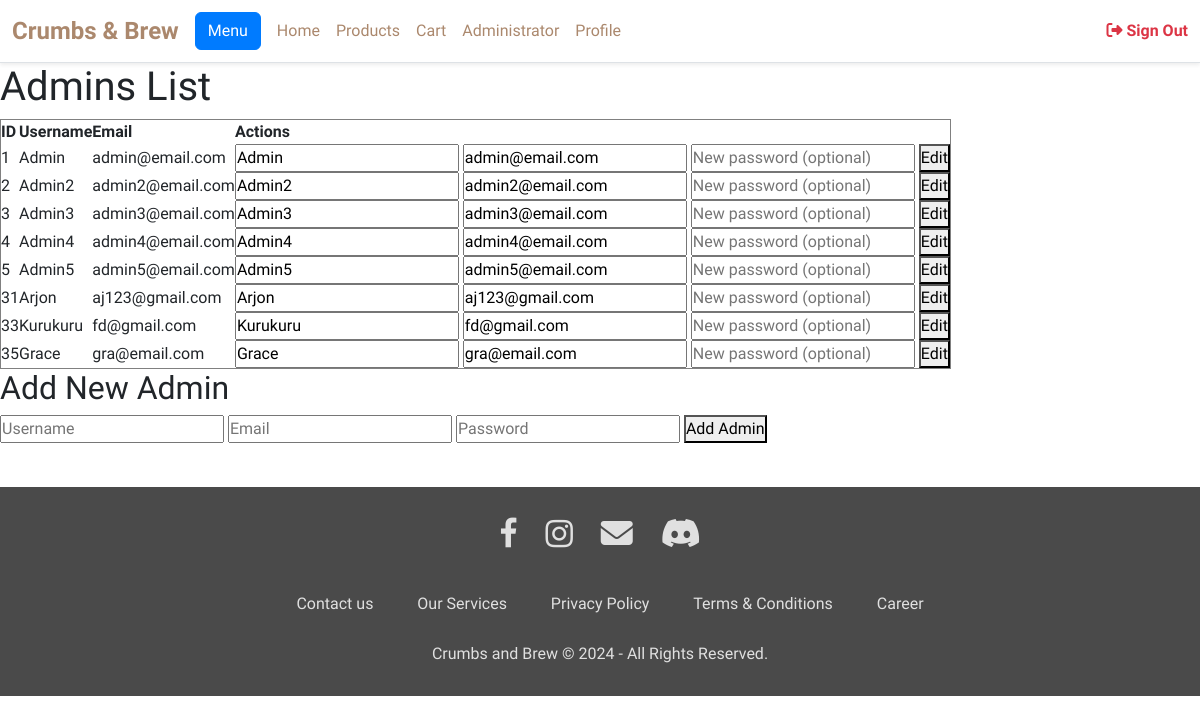
Before: /admins.php (signed in) with the older database file.
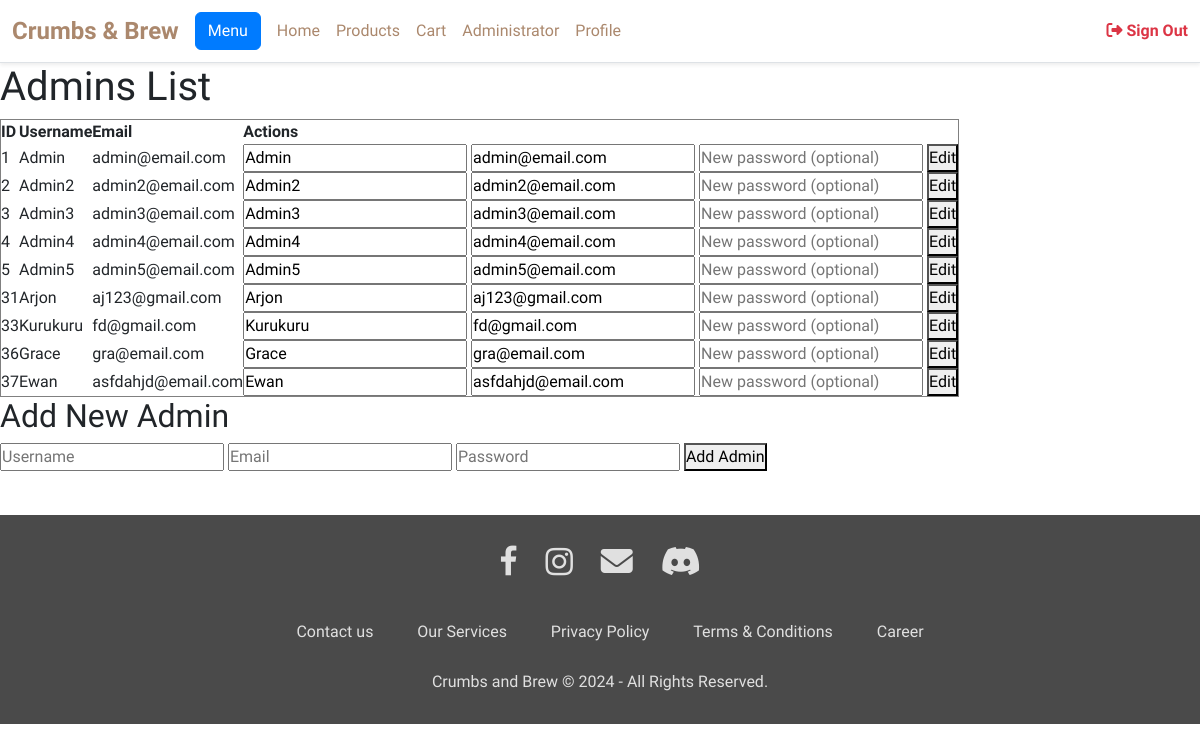
After: the same page with the newer database file.
### tables this page shows
CREATE TABLE `user_login` (
  `id` int(11) NOT NULL,
  `username` varchar(100) NOT NULL,
  `email` varchar(100) NOT NULL,
  `password` varchar(255) NOT NULL
);

### admins.php (the view, shortened to what this page needs)
<?php
include 'db/db_connection.php';
include 'includes/header.php';
$sql = "SELECT id, username, email FROM user_login";
$result = $conn->query($sql);
?>
<!DOCTYPE html>
<html lang="en">
<head>
</head>
<body>
    <h1>Admins List</h1>
    <table border="1">
        <tr>
            <th>ID</th>
            <th>Username</th>
            <th>Email</th>
            <th>Actions</th>
        </tr>
        <?php while ($row = $result->fetch_assoc()): ?>
            <tr>
                <td><?= $row['id'] ?></td>
                <td><?= $row['username'] ?></td>
                <td><?= $row['email'] ?></td>
                <td>
                    <form action="admins.php" method="POST" style="display:inline;">
                        <input type="text" name="username" value="<?= $row['username'] ?>" required>
                        <input type="email" name="email" value="<?= $row['email'] ?>" required>
                        <input type="password" name="password" placeholder="New password (optional)">
                        <button type="submit" name="edit_admin">Edit</button>
                    </form>
                </td>
            </tr>
        <?php endwhile; ?>
    </table>
    <h2>Add New Admin</h2>
    <form action="admins.php" method="POST">
        <input type="text" name="username" placeholder="Username" required>
        <input type="email" name="email" placeholder="Email" required>
        <input type="password" name="password" placeholder="Password" required>
        <button type="submit" name="add_admin">Add Admin</button>
    </form>
</body>
<?php include 'includes/footer.php'; ?>
</html>

### includes/header.php (shortened to what this page needs)
<!DOCTYPE html>
<html lang="en">
<head>
    <link href="https://cdn.jsdelivr.net/npm/bootstrap@5.3.2/dist/css/bootstrap.min.css" rel="stylesheet">
    <link rel="stylesheet" href="https://cdnjs.cloudflare.com/ajax/libs/font-awesome/6.7.1/css/all.min.css" />
    <link rel="stylesheet" href="styles.css">
</head>
<body>
    <nav class="navbar navbar-expand-lg navbar-light bg-white border-bottom shadow-sm custom-navbar" id="mainNavbar">
        <div class="container-fluid">
            <a class="navbar-brand" href="dashboard.php">Crumbs & Brew</a>
            <button class="btn btn-primary me-2" type="button" data-bs-toggle="offcanvas" data-bs-target="#offcanvasExample" aria-controls="offcanvasExample">
                Menu
            </button>
            <div class="collapse navbar-collapse">
                <ul class="navbar-nav me-auto">
                    <li class="nav-item">
                        <a class="nav-link" href="dashboard.php">Home</a>
                    </li>
                    <li class="nav-item">
                        <a class="nav-link" href="products.php">Products</a>
                    </li>
                    <li class="nav-item">
                        <a class="nav-link" href="cart.php">Cart</a>
                    </li>
                    <li class="nav-item">
                        <a class="nav-link" href="admins.php">Administrator</a>
                    </li>
                    <li class="nav-item">
                        <a class="nav-link" href="view_profile.php">Profile</a>
                    </li>
                </ul>
                <div class="logout-btn">
                    <a class="nav-link" href="signout.php">
                        <i class="fa-solid fa-right-from-bracket"></i> Sign Out
                    </a>
                </div>
            </div>
        </div>
    </nav>
</body>
</html>

### includes/footer.php (shortened to what this page needs)
<link rel="stylesheet" href="https://cdnjs.cloudflare.com/ajax/libs/font-awesome/4.7.0/css/font-awesome.min.css">
<link rel="stylesheet" href="styles.css">
<footer>
    <div>
    </div>
  <div class="footer" style="margin: 20px 0;">
    <div class="row icons-row">
      <a href="https://www.facebook.com/"><i class="fa fa-facebook"></i></a>
      <a href="https://www.instagram.com"><i class="fa fa-instagram"></i></a>
      <a href="mailto:blank"><i class="fa-solid fa-envelope"></i></a>
      <a href="https://discord.com/"><i class="fa-brands fa-discord"></i></a>
    </div>
    <div class="row">
      <ul style="list-style: none; padding: 0;">
        <li style="display: inline; margin-right: 10px;"><a href="#">Contact us</a></li>
        <li style="display: inline; margin-right: 10px;"><a href="#">Our Services</a></li>
        <li style="display: inline; margin-right: 10px;"><a href="#">Privacy Policy</a></li>
        <li style="display: inline; margin-right: 10px;"><a href="#">Terms & Conditions</a></li>
        <li style="display: inline; margin-right: 10px;"><a href="#">Career</a></li>
      </ul>
    </div>
    <div class="row-c" style="margin-top: 10px;">
      Crumbs and Brew © 2024 - All Rights Reserved.
    </div>
  </div>
</footer>

### styles.css (style rules this page uses)
* { font-family: 'Play', sans-serif; margin: 0; padding: 0; }
.custom-navbar { background-color: #ffffff; border-bottom: 1px solid #e0e0e0; }
.navbar-brand { font-weight: bold; font-size: 1.5rem; color: #AB886D; }
.navbar-nav .nav-link { color: #AB886D; font-size: 1rem; padding: 0.5rem 1rem; }
.logout-btn .nav-link { color: #dc3545; font-weight: bold; }
.btn-primary { background-color: #007bff; border-color: #007bff; }

### includes/footer.php (style rules this page uses)
.footer { max-height: 50%; width: 100%; background: #4a4a4a; color: #e0e0e0; padding: 30px 0; font-family: 'Play', sans-serif; text-align: center; margin: 20px 0px 0px 0px; overflow-x: hidden; position: absolute; font-family: 'Inter', sans-serif; }
.icons-row { justify-content: center; align-items: center; gap: 20px; display: inline-block; bottom: 20%; margin-bottom: 40px; }
.icons-row a i { font-size: 2em; color: #e0e0e0; transition: color 0.3s ease; }
.footer .row a { text-decoration: none; color: #e0e0e0; transition: 0.5s; }
.footer .row ul { width: 100%; padding: 0; list-style: none; }
.footer .row ul li { display: inline-block; margin: 0 30px; }
.footer .row-c { margin-top: 10px; }

Changed rows visible on the page:
removed user_login: id "35", username "Grace", email "gra@email.com"
added user_login: id "36", username "Grace", email "gra@email.com"
added user_login: id "37", username "Ewan", email "asfdahjd@email.com"
